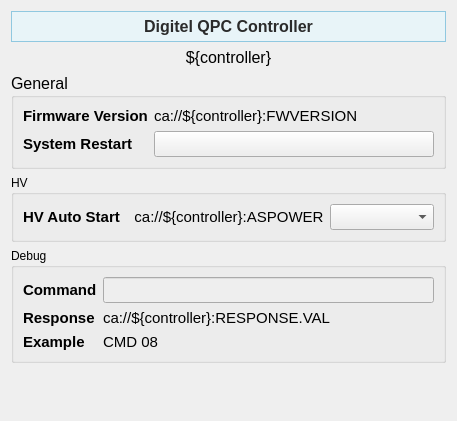
<?xml version="1.0" encoding="UTF-8"?>
<ui version="4.0">
 <class>Form</class>
 <widget class="QWidget" name="Form">
  <property name="geometry">
   <rect>
    <x>0</x>
    <y>0</y>
    <width>457</width>
    <height>421</height>
   </rect>
  </property>
  <property name="windowTitle">
   <string>Form</string>
  </property>
  <layout class="QVBoxLayout" name="verticalLayout_2">
   <item>
    <widget class="QLabel" name="label">
     <property name="font">
      <font>
       <pointsize>12</pointsize>
       <weight>50</weight>
       <bold>false</bold>
      </font>
     </property>
     <property name="styleSheet">
      <string notr="true">background-color: #e8f4f8;

    border: 1px solid #90c8e0;

    padding: 5px;

    color: rgb(43, 43, 43);</string>
     </property>
     <property name="text">
      <string>&lt;html&gt;&lt;head/&gt;&lt;body&gt;&lt;p&gt;&lt;span style=&quot; font-weight:600;&quot;&gt;Digitel QPC Controller&lt;/span&gt;&lt;/p&gt;&lt;/body&gt;&lt;/html&gt;</string>
     </property>
     <property name="alignment">
      <set>Qt::AlignCenter</set>
     </property>
    </widget>
   </item>
   <item>
    <widget class="PyDMLabel" name="PyDMLabel_13">
     <property name="font">
      <font>
       <pointsize>12</pointsize>
       <weight>50</weight>
       <bold>false</bold>
      </font>
     </property>
     <property name="toolTip">
      <string/>
     </property>
     <property name="text">
      <string>${controller}</string>
     </property>
     <property name="alignment">
      <set>Qt::AlignCenter</set>
     </property>
    </widget>
   </item>
   <item>
    <widget class="QGroupBox" name="general_box">
     <property name="sizePolicy">
      <sizepolicy hsizetype="Preferred" vsizetype="Preferred">
       <horstretch>0</horstretch>
       <verstretch>0</verstretch>
      </sizepolicy>
     </property>
     <property name="font">
      <font>
       <pointsize>12</pointsize>
      </font>
     </property>
     <property name="title">
      <string>General</string>
     </property>
     <layout class="QFormLayout" name="formLayout">
      <item row="0" column="0">
       <widget class="QLabel" name="label_2">
        <property name="font">
         <font>
          <pointsize>11</pointsize>
          <weight>75</weight>
          <bold>true</bold>
         </font>
        </property>
        <property name="frameShape">
         <enum>QFrame::NoFrame</enum>
        </property>
        <property name="text">
         <string>Firmware Version</string>
        </property>
       </widget>
      </item>
      <item row="0" column="1">
       <widget class="PyDMLabel" name="PyDMLabel">
        <property name="font">
         <font>
          <pointsize>11</pointsize>
         </font>
        </property>
        <property name="toolTip">
         <string/>
        </property>
        <property name="text">
         <string>ca://${controller}:FWVERSION</string>
        </property>
        <property name="precision">
         <number>2</number>
        </property>
        <property name="precisionFromPV">
         <bool>false</bool>
        </property>
        <property name="channel">
         <string>ca://${controller}:FWVERSION</string>
        </property>
        <property name="displayFormat">
         <enum>PyDMLabel::Decimal</enum>
        </property>
       </widget>
      </item>
      <item row="1" column="0">
       <widget class="QLabel" name="label_6">
        <property name="font">
         <font>
          <pointsize>11</pointsize>
          <weight>75</weight>
          <bold>true</bold>
         </font>
        </property>
        <property name="frameShape">
         <enum>QFrame::NoFrame</enum>
        </property>
        <property name="text">
         <string>System Restart</string>
        </property>
       </widget>
      </item>
      <item row="1" column="1">
       <widget class="PyDMPushButton" name="PyDMPushButton">
        <property name="font">
         <font>
          <pointsize>11</pointsize>
         </font>
        </property>
        <property name="toolTip">
         <string/>
        </property>
        <property name="styleSheet">
         <string notr="true">PyDMPushButton { background-color: red }</string>
        </property>
        <property name="alarmSensitiveContent">
         <bool>false</bool>
        </property>
        <property name="alarmSensitiveBorder">
         <bool>false</bool>
        </property>
        <property name="PyDMToolTip">
         <string/>
        </property>
        <property name="monitorDisp">
         <bool>false</bool>
        </property>
        <property name="channel">
         <string>ca://${controller}:MASTERRESET</string>
        </property>
        <property name="PyDMIcon">
         <string/>
        </property>
        <property name="passwordProtected">
         <bool>false</bool>
        </property>
        <property name="password">
         <string/>
        </property>
        <property name="protectedPassword">
         <string/>
        </property>
        <property name="showConfirmDialog">
         <bool>false</bool>
        </property>
        <property name="confirmMessage">
         <string>Are you sure you want to proceed?</string>
        </property>
        <property name="pressValue">
         <string>1</string>
        </property>
        <property name="releaseValue">
         <string>None</string>
        </property>
        <property name="relativeChange">
         <bool>false</bool>
        </property>
        <property name="writeWhenRelease">
         <bool>false</bool>
        </property>
       </widget>
      </item>
     </layout>
    </widget>
   </item>
   <item>
    <widget class="QGroupBox" name="hv_box">
     <property name="title">
      <string>HV</string>
     </property>
     <layout class="QGridLayout" name="gridLayout">
      <item row="0" column="0">
       <widget class="QLabel" name="label_12">
        <property name="font">
         <font>
          <pointsize>11</pointsize>
          <weight>75</weight>
          <bold>true</bold>
         </font>
        </property>
        <property name="frameShape">
         <enum>QFrame::NoFrame</enum>
        </property>
        <property name="text">
         <string>HV Auto Start</string>
        </property>
       </widget>
      </item>
      <item row="0" column="1">
       <widget class="PyDMLabel" name="PyDMLabel_11">
        <property name="font">
         <font>
          <pointsize>11</pointsize>
         </font>
        </property>
        <property name="toolTip">
         <string/>
        </property>
        <property name="text">
         <string>ca://${controller}:ASPOWER</string>
        </property>
        <property name="alignment">
         <set>Qt::AlignCenter</set>
        </property>
        <property name="precision">
         <number>0</number>
        </property>
        <property name="showUnits">
         <bool>true</bool>
        </property>
        <property name="precisionFromPV">
         <bool>true</bool>
        </property>
        <property name="alarmSensitiveContent">
         <bool>false</bool>
        </property>
        <property name="alarmSensitiveBorder">
         <bool>false</bool>
        </property>
        <property name="PyDMToolTip">
         <string/>
        </property>
        <property name="channel">
         <string>ca://${controller}:ASPOWER</string>
        </property>
        <property name="enableRichText">
         <bool>false</bool>
        </property>
        <property name="displayFormat">
         <enum>PyDMLabel::String</enum>
        </property>
       </widget>
      </item>
      <item row="0" column="2">
       <widget class="PyDMEnumComboBox" name="PyDMEnumComboBox_2">
        <property name="font">
         <font>
          <pointsize>11</pointsize>
         </font>
        </property>
        <property name="toolTip">
         <string/>
        </property>
        <property name="styleSheet">
         <string notr="true">background-color: rgb(238, 238, 238)</string>
        </property>
        <property name="channel">
         <string>ca://${controller}:ASPOWERDES</string>
        </property>
       </widget>
      </item>
     </layout>
    </widget>
   </item>
   <item>
    <widget class="QGroupBox" name="debug_box">
     <property name="title">
      <string>Debug</string>
     </property>
     <layout class="QFormLayout" name="formLayout_2">
      <item row="0" column="0">
       <widget class="QLabel" name="label_7">
        <property name="font">
         <font>
          <pointsize>11</pointsize>
          <weight>75</weight>
          <bold>true</bold>
         </font>
        </property>
        <property name="frameShape">
         <enum>QFrame::NoFrame</enum>
        </property>
        <property name="text">
         <string>Command</string>
        </property>
       </widget>
      </item>
      <item row="0" column="1">
       <widget class="PyDMLineEdit" name="PyDMLineEdit">
        <property name="font">
         <font>
          <pointsize>11</pointsize>
         </font>
        </property>
        <property name="toolTip">
         <string/>
        </property>
        <property name="styleSheet">
         <string notr="true">background-color: rgb(238, 238, 238)</string>
        </property>
        <property name="alarmSensitiveBorder">
         <bool>false</bool>
        </property>
        <property name="channel">
         <string>${controller}:COMMAND</string>
        </property>
       </widget>
      </item>
      <item row="1" column="0">
       <widget class="QLabel" name="label_8">
        <property name="font">
         <font>
          <pointsize>11</pointsize>
          <weight>75</weight>
          <bold>true</bold>
         </font>
        </property>
        <property name="frameShape">
         <enum>QFrame::NoFrame</enum>
        </property>
        <property name="text">
         <string>Response</string>
        </property>
       </widget>
      </item>
      <item row="1" column="1">
       <widget class="PyDMLabel" name="PyDMLabel_2">
        <property name="font">
         <font>
          <pointsize>11</pointsize>
         </font>
        </property>
        <property name="toolTip">
         <string/>
        </property>
        <property name="text">
         <string>ca://${controller}:RESPONSE.VAL</string>
        </property>
        <property name="precision">
         <number>2</number>
        </property>
        <property name="showUnits">
         <bool>false</bool>
        </property>
        <property name="precisionFromPV">
         <bool>false</bool>
        </property>
        <property name="alarmSensitiveContent">
         <bool>false</bool>
        </property>
        <property name="alarmSensitiveBorder">
         <bool>true</bool>
        </property>
        <property name="PyDMToolTip">
         <string/>
        </property>
        <property name="channel">
         <string>ca://${controller}:RESPONSE.VAL</string>
        </property>
        <property name="enableRichText">
         <bool>false</bool>
        </property>
        <property name="displayFormat">
         <enum>PyDMLabel::String</enum>
        </property>
       </widget>
      </item>
      <item row="2" column="0">
       <widget class="QLabel" name="label_10">
        <property name="font">
         <font>
          <pointsize>11</pointsize>
         </font>
        </property>
        <property name="text">
         <string>&lt;html&gt;&lt;head/&gt;&lt;body&gt;&lt;p&gt;&lt;span style=&quot; font-weight:600;&quot;&gt;Example&lt;/span&gt;&lt;/p&gt;&lt;/body&gt;&lt;/html&gt;</string>
        </property>
       </widget>
      </item>
      <item row="2" column="1">
       <widget class="QLabel" name="label_11">
        <property name="font">
         <font>
          <pointsize>11</pointsize>
         </font>
        </property>
        <property name="text">
         <string>&lt;html&gt;&lt;head/&gt;&lt;body&gt;&lt;p&gt;CMD 08&lt;/p&gt;&lt;/body&gt;&lt;/html&gt;</string>
        </property>
       </widget>
      </item>
     </layout>
    </widget>
   </item>
   <item>
    <spacer name="verticalSpacer">
     <property name="orientation">
      <enum>Qt::Vertical</enum>
     </property>
     <property name="sizeHint" stdset="0">
      <size>
       <width>20</width>
       <height>40</height>
      </size>
     </property>
    </spacer>
   </item>
  </layout>
 </widget>
 <customwidgets>
  <customwidget>
   <class>PyDMLabel</class>
   <extends>QLabel</extends>
   <header>pydm.widgets.label</header>
  </customwidget>
  <customwidget>
   <class>PyDMEnumComboBox</class>
   <extends>QComboBox</extends>
   <header>pydm.widgets.enum_combo_box</header>
  </customwidget>
  <customwidget>
   <class>PyDMLineEdit</class>
   <extends>QLineEdit</extends>
   <header>pydm.widgets.line_edit</header>
  </customwidget>
  <customwidget>
   <class>PyDMPushButton</class>
   <extends>QPushButton</extends>
   <header>pydm.widgets.pushbutton</header>
  </customwidget>
 </customwidgets>
 <resources/>
 <connections/>
</ui>
